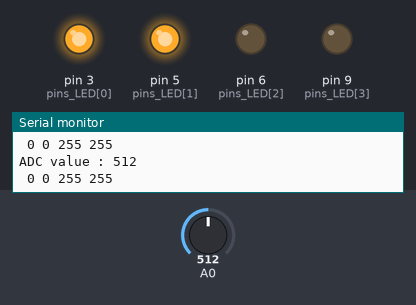
The sketch below on a simulated Arduino Uno, built with avr-gcc and run on an emulated ATmega328P. On the bench: output pins drawn as LEDs (lit = HIGH), the last lines printed to the serial monitor. The test bench sets the inputs (shaded band); at power-on: A0 = 512.

Above: at 1.3 s.
1.4 s: A0 set to 716
At 1.8 s:
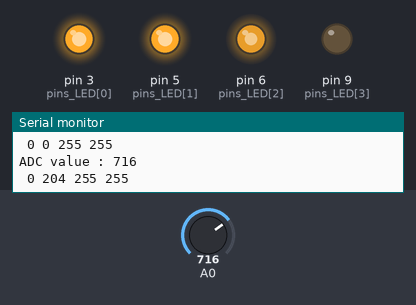
3.0 s: A0 set to 900
At 4.2 s:
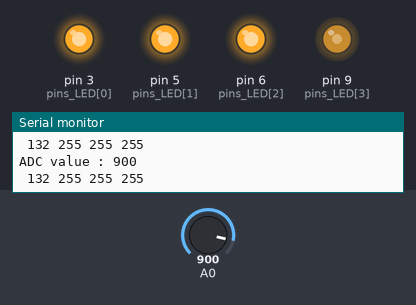
4.5 s: A0 set to 1023
At 5.5 s:
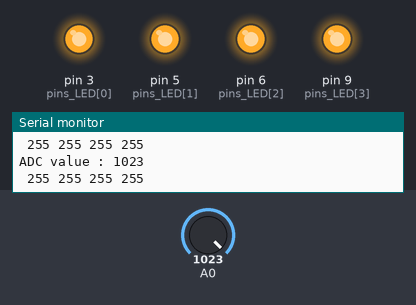
6.0 s: A0 set to 246
At 6.7 s:
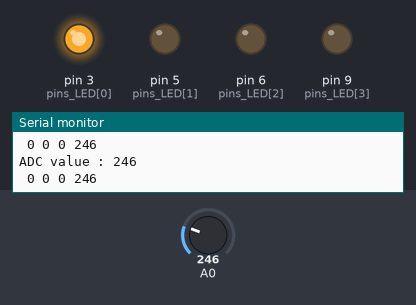
7.5 s: A0 set to 266
At 8.0 s:
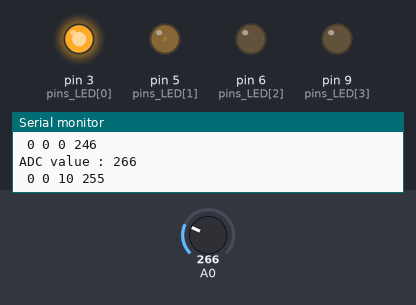
9.0 s: A0 set to 122
At 10.4 s:
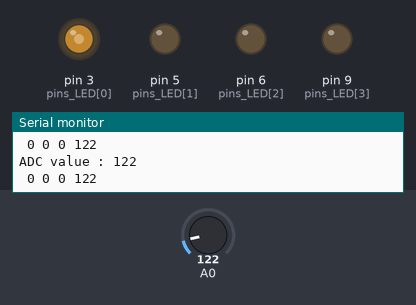
Timing chart, 0 to 11.5 s (numbered marks = the images above; inputs shaded):
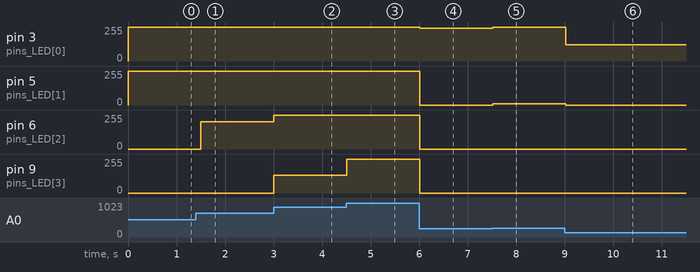

The sketch:

PWM_Multi_LED_Brightness.ino
```cpp
int pins_LED[] = {3, 5, 6, 9}; // LED 연결 핀

void setup() {
  Serial.begin(9600);
  for (int i = 0; i < 4; i++) {
    pinMode(pins_LED[i], OUTPUT);
  }
  pinMode(A0, INPUT); // 가변저항 연결 핀 입력으로 설정
}

void loop() {
  int ADC_value = analogRead(A0); // ADC 값
  int PWM_value[4] = {0, };
  Serial.println(String("ADC value : ") + ADC_value);
  for (int i = 3; i >= 0; i--) { // 4개 LED의 밝기로 나눔
    if (ADC_value >= 256 * i) {
      PWM_value[i] = ADC_value - 256 * i;
      ADC_value -= (PWM_value[i] + 1);
    }
    analogWrite(pins_LED[i], PWM_value[i]); // LED 밝기 조절
    Serial.print(" ");
    Serial.print(PWM_value[i]);
  }
  Serial.println();
  delay(500);
}
```

Measured:
- after the input at 1.4 s, pin 6 (pins_LED[2]): 0/255 → 204/255 after 0.10 s
- after the input at 3.0 s, pin 6 (pins_LED[2]): 204/255 → 255/255 at once; pin 9 (pins_LED[3]): 0/255 → 132/255 at once
- after the input at 4.5 s, pin 9 (pins_LED[3]): 132/255 → 255/255 at once
- after the input at 6.0 s, pin 3 (pins_LED[0]): 255/255 → 246/255 at once; pin 5 (pins_LED[1]), pin 6 (pins_LED[2]), pin 9 (pins_LED[3]): 255/255 → 0/255 at once
- after the input at 7.5 s, pin 3 (pins_LED[0]): 246/255 → 255/255 at once; pin 5 (pins_LED[1]): 0/255 → 10/255 at once
- after the input at 9.0 s, pin 3 (pins_LED[0]): 255/255 → 122/255 at once; pin 5 (pins_LED[1]): 10/255 → 0/255 at once
